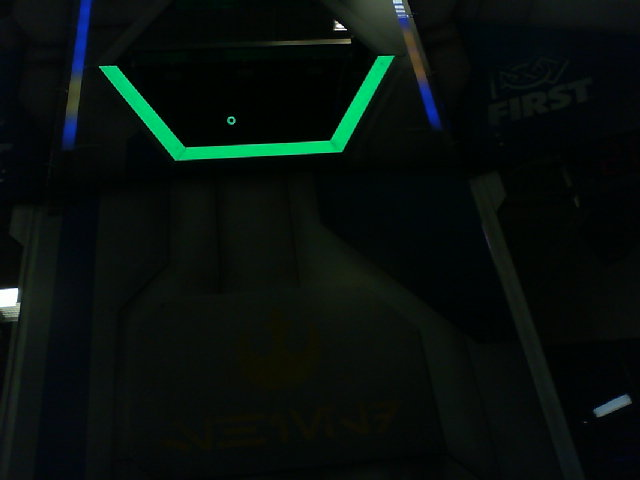
#> input picture grt/BlueGoal-060in-Center.jpg, 640 x 480 px
$ python -i single.py   (imports and definitions only)
#> lines starting #> are read from the running program, lines starting #| are printed output that depends on the picture; after the words box and inside, x2 and y2 are one past the last pixel; in counts of white or black regions, pixels touching at a corner belong together
#> further down, picture is the input picture: shape (480, 640, 3); mean B, G, R 12.6, 15.7, 7.4
import cv2
import numpy as np
import socket

HOST = ''
PORT = 30000        # Port to listen on (non-privileged ports are > 1023)

vision_tape_area = 110.85
bounding_box = (40, 17)
bounding_box_area = bounding_box[0] * bounding_box[1]
coverage_area = vision_tape_area / bounding_box_area
bounding_aspect = bounding_box[0] / bounding_box[1]

hex_dim = (39.261, 19.360)
hex_ratio = hex_dim[0] / hex_dim[1]
hex_area = 3/2 * np.sqrt(3) * (hex_dim[0]/2)**2 / 2
solidity_expect = vision_tape_area / hex_area

max_diff_allow = 80
min_area = 50
min_coverage = 80
min_solidity = 90
# min_aspect = 65
min_hex_ratio = 70

kHorizontalFOVDeg = 62.8
kVerticalFOVDeg = 37.9

kTargetHeightIn = 8*12 + 2.25  # middle of hex height
kCameraHeightIn = 18
kCameraPitchDeg = 35

cameraMatrix = np.array([[678.154, 0, 318.135],
                         [0,          678.17, 228.374],
                         [0,          0,          1]])

# cameraMatrix = np.array([
#                                          [ 502.299385, 0,          320 ],
#                                          [ 0,          492.072922, 240 ],
#                                          [ 0,          0,          1   ]
#                                      ])

dist_coeffs = np.array([0.154576, -1.19143, 0, 0, 2.06105])
#dist_coeffs = np.array([ 2.3614217917861352e-01, -2.8983267012643715e-01,
    #    -1.1519795733873316e-03, -8.7701317797552109e-04,
    #    -2.4354602371303335e+00 ])

obj_points = []

# [4 lines not run here, left out]

obj_points = np.array(obj_points, np.float32)

# angle in degrees
# [6 lines left out: function law_of_cosines, not called in this run]

def nothing(x): pass

# [8 lines not run here, left out]

# cap = cv2.VideoCapture(0)

# if not cap.isOpened():
#     print("Error opening stream")

# [53 lines left out: function valid_hex_contour, not called in this run]

def get_box(frame):
    distance = 0
    azimuth = 0
    pitch = 0
    yaw = 0
    roll = 0

    undist = cv2.undistort(frame, cameraMatrix, dist_coeffs)
    cv2.imshow("undist", undist)

    hsv = cv2.cvtColor(frame, cv2.COLOR_BGR2HSV)
#> hsv: shape (480, 640, 3); mean H, S, V 77, 152, 17

    lower_green =np.array([cv2.getTrackbarPos("H_min", "Output"), cv2.getTrackbarPos(
        "S_min", "Output"), cv2.getTrackbarPos("V_min", "Output")])
    upper_green =np.array([cv2.getTrackbarPos("H_max", "Output"), cv2.getTrackbarPos(
        "S_max", "Output"), cv2.getTrackbarPos("V_max", "Output")])
    #print(lower_green)

    mask = cv2.inRange(hsv, lower_green, upper_green)
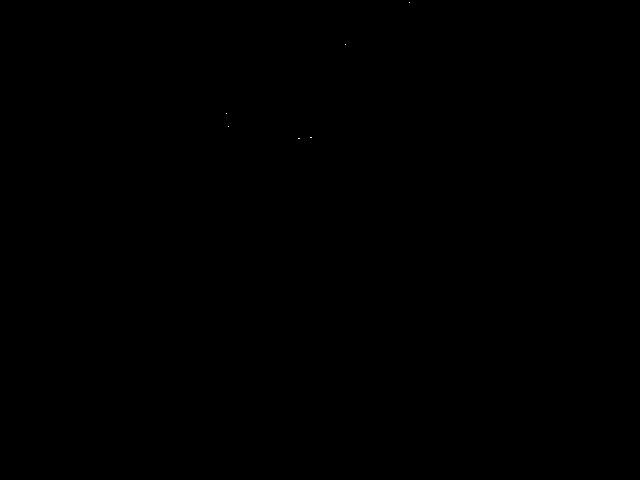
#> mask: shape (480, 640); 0% white in thin lines or dots, all inside (x1, y1, x2, y2) = (226, 2, 410, 139)
    res = cv2.bitwise_and(frame, frame, mask=mask)
#> res: shape (480, 640, 3); every value is 0

    imgray = cv2.cvtColor(res, cv2.COLOR_BGR2GRAY)
#> imgray: shape (480, 640); every value is 0

    # blur = cv2.medianBlur(imgray, 7)
    structure_element = cv2.getStructuringElement(cv2.MORPH_RECT, (4, 4))
    #cv2.imshow("test", cv2.erode(imgray, erodeElement))
    #dilateElement = cv2.getStructuringElement(cv2.MORPH_RECT, (4, 4))
    morphed = cv2.dilate(cv2.erode(imgray, structure_element), structure_element)

    ret, thresh = cv2.threshold(morphed, 64, 255, 0)

    contours, hierarchy =cv2.findContours(
        thresh, cv2.RETR_EXTERNAL, cv2.CHAIN_APPROX_SIMPLE)[-2:]
#> contours = []

    best_hull = 0
    best_diff = 0

    for cnt in contours:
        total_diff, hull = valid_hex_contour(cnt)
        if total_diff > best_diff:
            best_hull = hull
            best_diff = total_diff
            # [8 lines of commented-out code are left out]


            leftmost = tuple(cnt[cnt[:,:,0].argmin()][0])
            # [8 lines of commented-out code are left out]
            area = cv2.contourArea(cnt)
            hull = cv2.convexHull(cnt)
            hull_area = cv2.contourArea(hull)
#> this loop made 0 passes
#> after the loop, best_diff = 0; best_hull = 0


    if best_hull != 0:
        pts1 = np.array(best_hull, np.float32)
        left, right = pts1[0], pts1[3]
        #print(left, right)


        y_scale = -(2 * (left[1] / frame.shape[0]) - 1)
        print(y_scale)
        cv2.putText(res, str(y_scale), tuple(left), cv2.FONT_HERSHEY_SIMPLEX, 1, (0,128,255))
        d1 =(kTargetHeightIn - kCameraHeightIn) / np.tan(
            np.radians(y_scale * (kVerticalFOVDeg / 2.0) + kCameraPitchDeg))
        #print(d1)

        y_scale = -(2 * (right[1] / frame.shape[0]) - 1)
        d2 =(kTargetHeightIn - kCameraHeightIn) / np.tan(
            np.radians(y_scale * (kVerticalFOVDeg / 2.0) + kCameraPitchDeg))
        #print(d2)

        angle1 = law_of_cosines(a=max([d1,d2]), b=40, c=min([d1,d2]))
        cd = law_of_cosines(a=max([d1,d2]),b=20,opp_angle=angle1)
        #print(angle1, cd)

        final = law_of_cosines(a=cd, b=20, c=max([d1,d2]))
        #print(final)

        x = cd * np.cos(np.radians(final))
        y = cd * np.sin(np.radians(final))
        if d2 < d1: x *= -1
        print("ONLY MATH", x,y)

        #test = []
        for p in pts1:
            cv2.drawMarker(res, tuple(p), (0, 255, 0), thickness=2)
            # [12 lines of commented-out code are left out]

        retval, revec, tvec, inliers = cv2.solvePnPRansac(obj_points, pts1, cameraMatrix, dist_coeffs)
        #print(tvec[0][0], tvec[1][0], tvec[2][0])
        print("FANCY PNP", np.degrees(revec[0][0]), np.degrees(revec[1][0]), np.degrees(revec[2][0]))

        x, y = [(pts1[0][0] + pts1[3][0])/2, (pts1[0][1] + pts1[3][1])/2]
        pts2 = np.array([[0, 0], [100, 170], [300, 170], [400, 0]], np.float32)

        matrix = cv2.getPerspectiveTransform(pts1, pts2)
        warped = cv2.warpPerspective(frame, matrix, (400,170))
        cv2.imshow("warped", warped)
        yaw = np.arctan2(matrix[0][1],matrix[1][1])
        pitch = np.arcsin(matrix[2][1])
        roll = np.arctan2(matrix[2][0],matrix[2][2])

        x_scale = 2 * (x / frame.shape[1]) - 1
        y_scale = -(2 * (y / frame.shape[0]) - 1)

        azimuth = x_scale * kHorizontalFOVDeg / 2.0
        distance =(kTargetHeightIn - kCameraHeightIn) / np.tan(
            np.radians(y_scale * (kVerticalFOVDeg / 2.0) + kCameraPitchDeg))

        #print("PERSPECTIVE TRANSFORM", np.degrees(yaw), np.degrees(pitch), np.degrees(roll))

        #print("ONLY WORKING THING", azimuth, distance)

        #print(pts1)

    cv2.imshow('Output', res)
    #cv2.imshow('Output2', frame)
    #cv2.imshow("blur", blur)
    #print(np.degrees(yaw), np.degrees(pitch), np.degrees(roll))
    if cv2.waitKey(1) & 0xFF == ord('q'):
#> (key q is pressed here)
        return
    # print("after wait")
    # return (distance, azimuth)

#im = cv2.imread("grt/BlueGoal-060in-Center.jpg")
# [7 lines not run here, left out]

>>> import cv2
>>> picture = cv2.imread('BlueGoal-060in-Center.jpg')
>>> result = get_box(picture)
